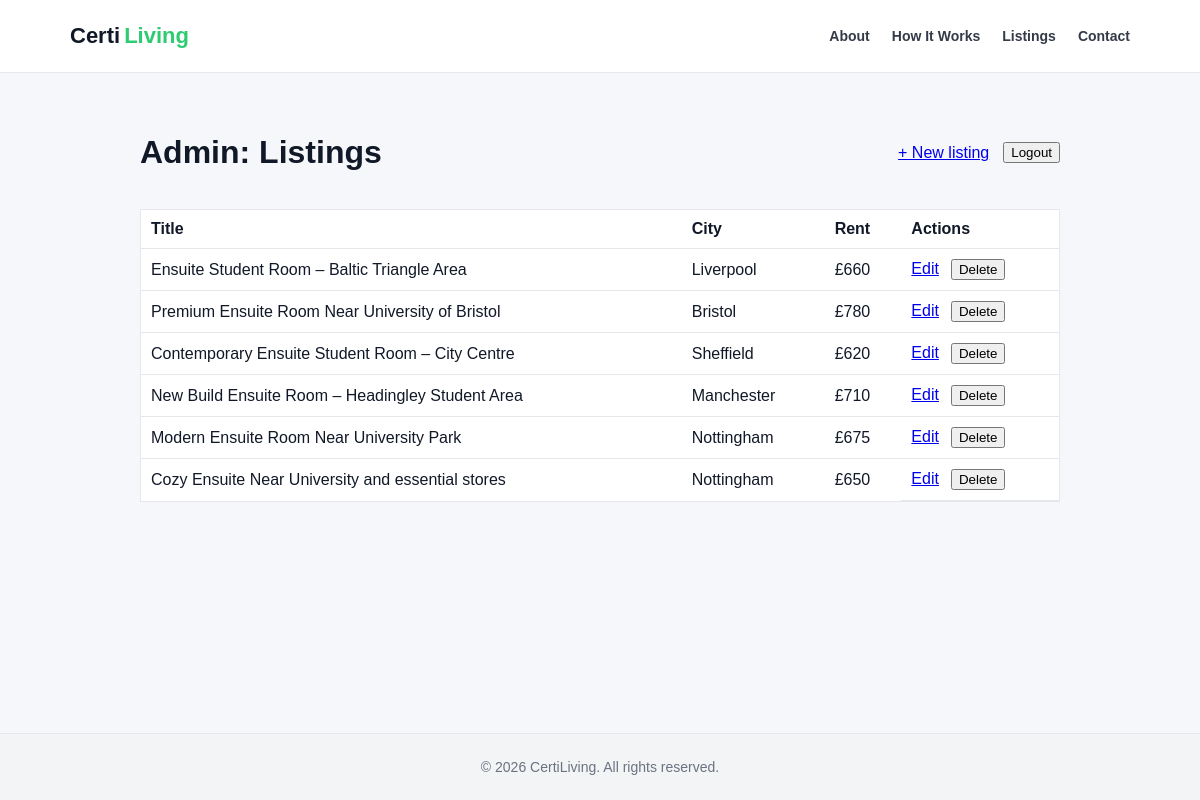
The app's page /admin/listings (signed in), older data.
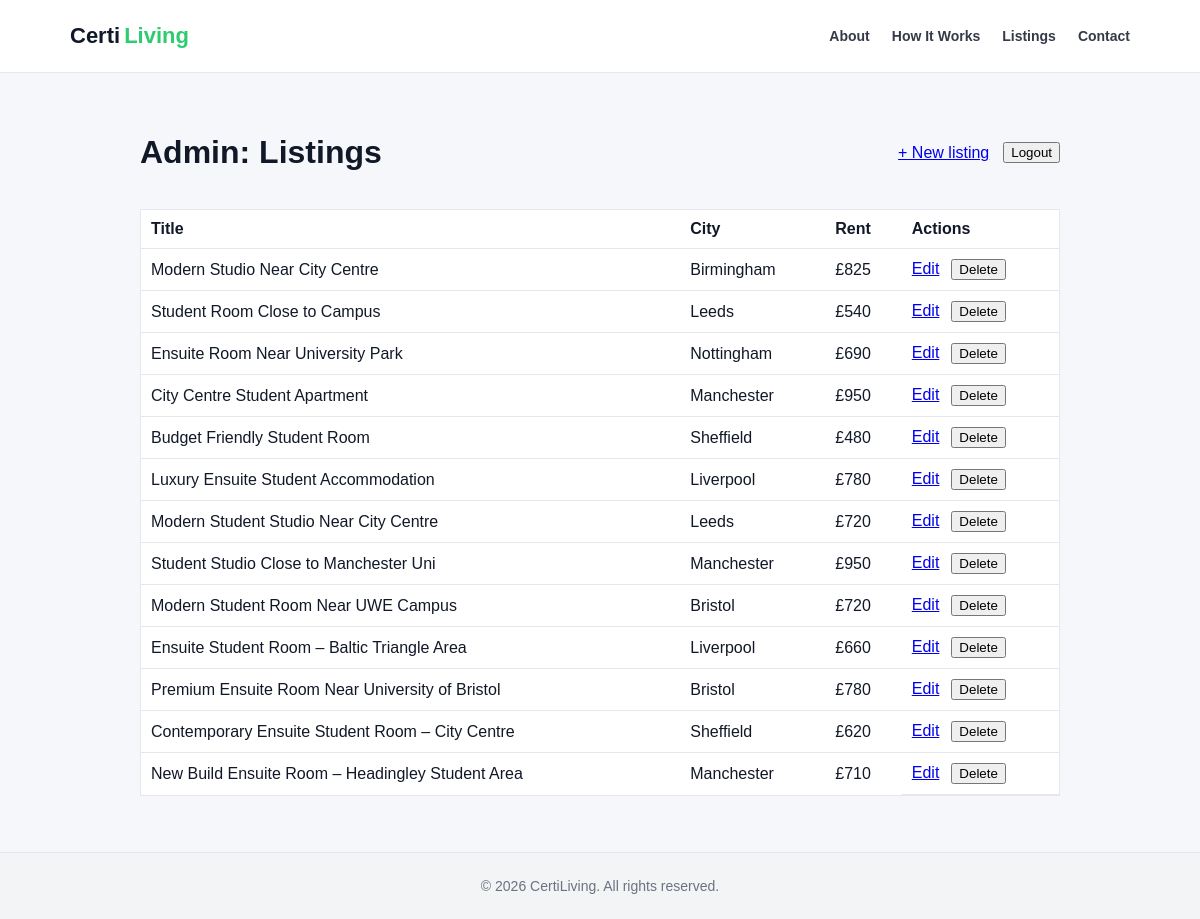
The same page, newer data.
### tables this page shows
CREATE TABLE listings (
    id INTEGER PRIMARY KEY AUTOINCREMENT,

    title TEXT NOT NULL,
    description TEXT NOT NULL,

    city TEXT NOT NULL,
    address TEXT,

    rent_pcm INTEGER NOT NULL,
    deposit INTEGER,

    room_type TEXT,
    bills_included BOOLEAN DEFAULT 0,

    available_from DATE,

    photo_url TEXT,

    created TIMESTAMP DEFAULT CURRENT_TIMESTAMP
);

### app/admin.py (the view)
@bp.route("/listings")
@admin_required
def listings_index():
    db = get_db()
    listings = db.execute("SELECT * FROM listings ORDER BY created DESC").fetchall()
    return render_template("admin/listings_index.html", listings=listings)

### app/admin.py (called while the page is built)
def admin_required(view):
    @wraps(view)
    def wrapped(*args, **kwargs):
        if not session.get("is_admin"):
            return redirect(url_for("admin.login"))
        return view(*args, **kwargs)
    return wrapped

### app/db.py (called while the page is built)
def get_db():
    if 'db' not in g:
        g.db = sqlite3.connect(
            current_app.config['DATABASE'],
            detect_types=sqlite3.PARSE_DECLTYPES,
        )
        g.db.row_factory = sqlite3.Row
        g.db.execute('PRAGMA foreign_keys = ON')
    return g.db

### app/templates/admin/listings_index.html (shortened to what this page needs)
{% extends "admin/base.html" %}
{% block content %}
<div class="container admin-page">
  <div class="admin-toolbar">
    <h1>Admin: Listings</h1>
    <div class="admin-actions">
      <a href="{{ url_for('admin.listings_new') }}">+ New listing</a>
      <form method="post" action="{{ url_for('admin.logout') }}">
        <button type="submit">Logout</button>
      </form>
    </div>
  </div>
  <table class="admin-table">
    <tr>
      <th>Title</th><th>City</th><th>Rent</th><th>Actions</th>
    </tr>
    {% for l in listings %}
    <tr>
      <td>{{ l['title'] }}</td>
      <td>{{ l['city'] }}</td>
      <td>&pound;{{ l['rent_pcm'] }}</td>
      <td class="admin-row-actions">
        <a href="{{ url_for('admin.listings_edit', listing_id=l['id']) }}">Edit</a>
        <form method="post" action="{{ url_for('admin.listings_delete', listing_id=l['id']) }}">
          <button type="submit" onclick="return confirm('Delete this listing?')">Delete</button>
        </form>
      </td>
    </tr>
    {% endfor %}
  </table>
</div>
{% endblock %}

### app/templates/admin/base.html
{% extends "base.html" %}
{% block extra_head %}
  <link rel="stylesheet" href="{{ url_for('static', filename='css/admin.css') }}">
{% endblock %}

### app/templates/base.html (shortened to what this page needs)
<!DOCTYPE html>
<html>
<head>
    <link rel="stylesheet" href="{{ url_for('static', filename='css/style.css') }}">
    {% block extra_head %}{% endblock %}
</head>
<body>
<header class="navbar">
  <div class="container nav-inner">
    <a class="brand" href="{{ url_for('listings.index') }}">
      <span class="brand-certi">Certi</span><span class="brand-living">Living</span>
    </a>
    <nav class="nav-links">
      <a href="{{ url_for('listings.index') }}#why">About</a>
      <a href="{{ url_for('listings.index') }}#how">How It Works</a>
      <a href="{{ url_for('listings.index') }}#listings">Listings</a>
      <a href="{{ url_for('listings.index') }}#contact">Contact</a>
    </nav>
  </div>
</header>
<main>
    {% block content %}{% endblock %}
</main>
<footer class="site-footer">
  <div class="footer-inner">
    &copy; 2026 CertiLiving. All rights reserved.
  </div>
</footer>
</body>
</html>

### app/static/css/style.css (style rules this page uses)
:root { --max-width: 1100px; --gutter: 20px; --bg: #f6f7fb; --text: #111827; --muted: #6b7280; --accent: #2ecc71; --accent-dark: #27ae60; --border: #e5e7eb; --shadow: 0 8px 25px rgba(0,0,0,0.06); --shadow-soft: 0 4px 10px rgba(0,0,0,0.05); }
*, *::before, *::after { box-sizing: border-box; }
html { scroll-behavior: smooth; }
body { margin: 0; font-family: Arial, sans-serif; background: var(--bg); color: var(--text); min-height: 100vh; display: flex; flex-direction: column; }
main { flex: 1; }
.container { max-width: var(--max-width); margin: 0 auto; padding: 40px var(--gutter) 24px; }
.navbar { background: #fff; border-bottom: 1px solid var(--border); position: sticky; top: 0; z-index: 1000; }
.nav-inner { height: 72px; display: flex; align-items: center; justify-content: space-between; padding: 0 var(--gutter); max-width: var(--max-width); margin: 0 auto; }
.brand { font-weight: 800; font-size: 22px; text-decoration: none; color: var(--text); }
.brand-certi { color: var(--text); }
.brand-living { color: var(--accent); margin-left: 4px; }
.nav-links { display: flex; gap: 22px; align-items: center; }
.nav-links a { text-decoration: none; color: var(--text); font-weight: 600; font-size: 14px; opacity: 0.85; }
.site-footer { margin-top: 32px; padding: 25px var(--gutter); background: #f3f4f6; text-align: center; font-size: 14px; color: var(--muted); border-top: 1px solid var(--border); }

### app/static/css/admin.css (style rules this page uses)
.admin-page { max-width: 960px; }
.admin-toolbar { display: flex; justify-content: space-between; align-items: center; gap: 16px; margin-bottom: 16px; }
.admin-actions { display: flex; gap: 14px; align-items: center; }
.admin-actions form { margin: 0; }
.admin-table { width: 100%; border-collapse: collapse; background: #fff; border: 1px solid #e5e7eb; }
.admin-table th, .admin-table td { text-align: left; padding: 10px; border-bottom: 1px solid #e5e7eb; }
.admin-row-actions { display: flex; align-items: center; gap: 12px; }
.admin-row-actions form { margin: 0; }

Row changes from the older to the newer data that the page shows:
removed listings: title "Modern Ensuite Room Near University Park", city "Nottingham", rent_pcm "675"
removed listings: title "Cozy Ensuite Near University and essential stores", city "Nottingham", rent_pcm "650"
added listings: title "Modern Studio Near City Centre", city "Birmingham", rent_pcm "825"
added listings: title "Student Room Close to Campus", city "Leeds", rent_pcm "540"
added listings: title "Ensuite Room Near University Park", city "Nottingham", rent_pcm "690"
added listings: title "City Centre Student Apartment", city "Manchester", rent_pcm "950"
added listings: title "Budget Friendly Student Room", city "Sheffield", rent_pcm "480"
added listings: title "Luxury Ensuite Student Accommodation", city "Liverpool", rent_pcm "780"
added listings: title "Modern Student Studio Near City Centre", city "Leeds", rent_pcm "720"
added listings: title "Student Studio Close to Manchester Uni", city "Manchester", rent_pcm "950"
added listings: title "Modern Student Room Near UWE Campus", city "Bristol", rent_pcm "720"
